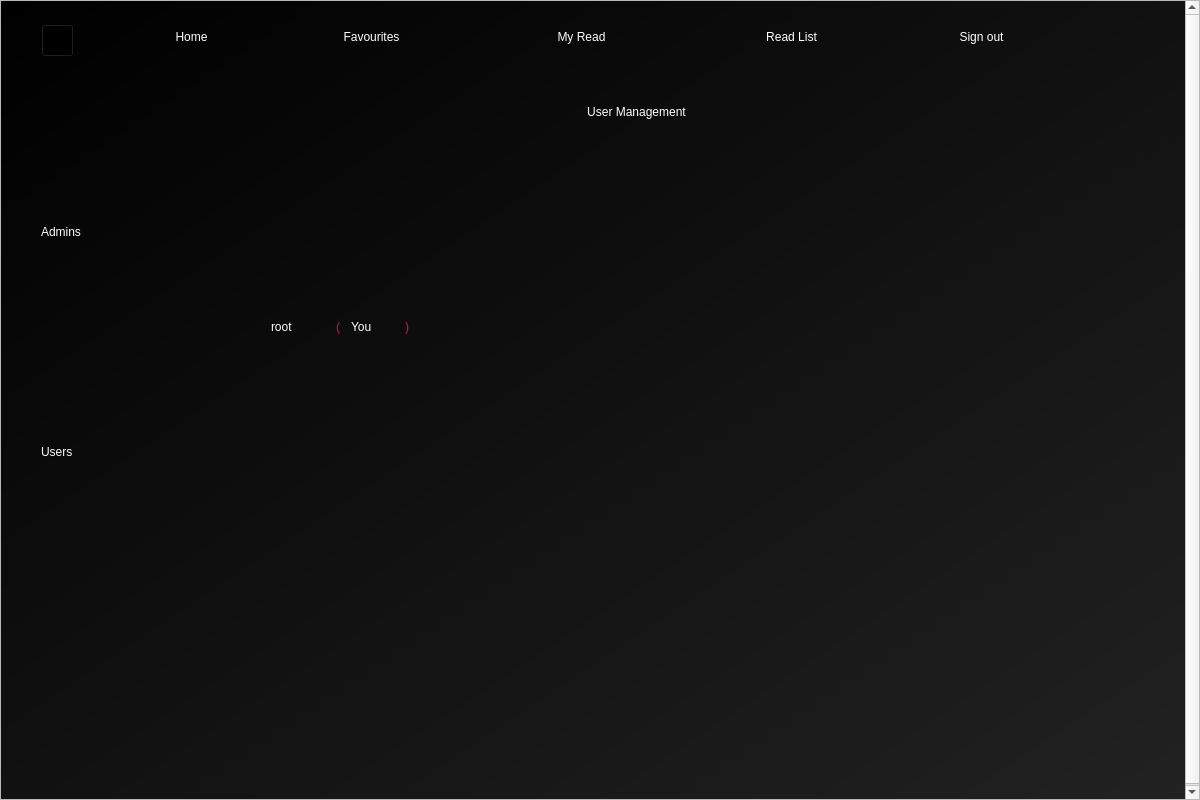
<?xml version="1.0" encoding="UTF-8"?>
<ui version="4.0">
 <class>user_management</class>
 <widget class="QDialog" name="user_management">
  <property name="geometry">
   <rect>
    <x>0</x>
    <y>0</y>
    <width>1200</width>
    <height>800</height>
   </rect>
  </property>
  <property name="windowTitle">
   <string>User Management</string>
  </property>
  <property name="windowIcon">
   <iconset>
    <normaloff>assets/wiki_icon.png</normaloff>assets/wiki_icon.png</iconset>
  </property>
  <widget class="QScrollArea" name="scrollArea">
   <property name="geometry">
    <rect>
     <x>0</x>
     <y>0</y>
     <width>1200</width>
     <height>800</height>
    </rect>
   </property>
   <property name="horizontalScrollBarPolicy">
    <enum>Qt::ScrollBarAlwaysOff</enum>
   </property>
   <property name="widgetResizable">
    <bool>false</bool>
   </property>
   <widget class="QWidget" name="scrollAreaWidgetContents">
    <property name="geometry">
     <rect>
      <x>0</x>
      <y>0</y>
      <width>1198</width>
      <height>800</height>
     </rect>
    </property>
    <widget class="QWidget" name="bgwidget" native="true">
     <property name="geometry">
      <rect>
       <x>0</x>
       <y>0</y>
       <width>1200</width>
       <height>800</height>
      </rect>
     </property>
     <property name="styleSheet">
      <string notr="true">QWidget#bgwidget{
background-color: rgb(18, 18, 18);
background-color: qlineargradient(spread:pad, x1:0, y1:0, x2:1, y2:1, stop:0 rgba(0, 0, 0, 255), stop:1 rgba(34, 34, 34, 255));}
</string>
     </property>
     <widget class="QLabel" name="window_title">
      <property name="geometry">
       <rect>
        <x>100</x>
        <y>80</y>
        <width>1071</width>
        <height>61</height>
       </rect>
      </property>
      <property name="styleSheet">
       <string notr="true">border-radius: 20px;
background-color: rgba(238, 2, 73, 0);
font: 24pt &quot;MS Shell Dlg 2&quot;;
color: rgb(255, 255, 255);</string>
      </property>
      <property name="text">
       <string>User Management</string>
      </property>
      <property name="scaledContents">
       <bool>true</bool>
      </property>
      <property name="alignment">
       <set>Qt::AlignCenter</set>
      </property>
     </widget>
     <widget class="QPushButton" name="menu_my_read">
      <property name="geometry">
       <rect>
        <x>540</x>
        <y>20</y>
        <width>81</width>
        <height>31</height>
       </rect>
      </property>
      <property name="cursor">
       <cursorShape>PointingHandCursor</cursorShape>
      </property>
      <property name="styleSheet">
       <string notr="true">border-radius: 20px;
background-color: rgba(238, 2, 73, 0);
font: 12pt &quot;MS Shell Dlg 2&quot;;
color: rgb(255, 255, 255);</string>
      </property>
      <property name="text">
       <string>My Read</string>
      </property>
     </widget>
     <widget class="QPushButton" name="menu_home">
      <property name="geometry">
       <rect>
        <x>160</x>
        <y>20</y>
        <width>61</width>
        <height>31</height>
       </rect>
      </property>
      <property name="cursor">
       <cursorShape>PointingHandCursor</cursorShape>
      </property>
      <property name="styleSheet">
       <string notr="true">border-radius: 20px;
background-color: rgba(238, 2, 73, 0);
font: 12pt &quot;MS Shell Dlg 2&quot;;
color: rgb(255, 255, 255);</string>
      </property>
      <property name="text">
       <string>Home</string>
      </property>
     </widget>
     <widget class="QPushButton" name="menu_sign_out">
      <property name="geometry">
       <rect>
        <x>940</x>
        <y>20</y>
        <width>81</width>
        <height>31</height>
       </rect>
      </property>
      <property name="cursor">
       <cursorShape>PointingHandCursor</cursorShape>
      </property>
      <property name="styleSheet">
       <string notr="true">border-radius: 20px;
background-color: rgba(238, 2, 73, 0);
font: 12pt &quot;MS Shell Dlg 2&quot;;
color: rgb(255, 255, 255);</string>
      </property>
      <property name="text">
       <string>Sign out</string>
      </property>
     </widget>
     <widget class="QPushButton" name="menu_read_list">
      <property name="geometry">
       <rect>
        <x>740</x>
        <y>20</y>
        <width>101</width>
        <height>31</height>
       </rect>
      </property>
      <property name="cursor">
       <cursorShape>PointingHandCursor</cursorShape>
      </property>
      <property name="styleSheet">
       <string notr="true">border-radius: 20px;
background-color: rgba(238, 2, 73, 0);
font: 12pt &quot;MS Shell Dlg 2&quot;;
color: rgb(255, 255, 255);</string>
      </property>
      <property name="text">
       <string>Read List</string>
      </property>
     </widget>
     <widget class="QPushButton" name="menu_fav">
      <property name="geometry">
       <rect>
        <x>320</x>
        <y>20</y>
        <width>101</width>
        <height>31</height>
       </rect>
      </property>
      <property name="cursor">
       <cursorShape>PointingHandCursor</cursorShape>
      </property>
      <property name="styleSheet">
       <string notr="true">border-radius: 20px;
background-color: rgba(238, 2, 73, 0);
font: 12pt &quot;MS Shell Dlg 2&quot;;
color: rgb(255, 255, 255);</string>
      </property>
      <property name="text">
       <string>Favourites</string>
      </property>
     </widget>
     <widget class="QLabel" name="admins_title_label">
      <property name="geometry">
       <rect>
        <x>40</x>
        <y>210</y>
        <width>121</width>
        <height>41</height>
       </rect>
      </property>
      <property name="styleSheet">
       <string notr="true">border-radius: 14px;
background-color: rgba(238, 2, 73, 0);
font: 21pt &quot;MS Shell Dlg 2&quot;;
color: rgb(255, 255, 255);</string>
      </property>
      <property name="text">
       <string>Admins</string>
      </property>
      <property name="scaledContents">
       <bool>true</bool>
      </property>
      <property name="alignment">
       <set>Qt::AlignLeading|Qt::AlignLeft|Qt::AlignVCenter</set>
      </property>
     </widget>
     <widget class="QLabel" name="admin_user_root">
      <property name="geometry">
       <rect>
        <x>270</x>
        <y>300</y>
        <width>61</width>
        <height>51</height>
       </rect>
      </property>
      <property name="styleSheet">
       <string notr="true">border-radius: 18px;
background-color: rgba(238, 2, 73, 0);
font: 18pt &quot;MS Shell Dlg 2&quot;;
color: rgb(255, 255, 255);</string>
      </property>
      <property name="text">
       <string>root</string>
      </property>
      <property name="scaledContents">
       <bool>true</bool>
      </property>
      <property name="alignment">
       <set>Qt::AlignLeading|Qt::AlignLeft|Qt::AlignVCenter</set>
      </property>
     </widget>
     <widget class="QLabel" name="users_title_label">
      <property name="geometry">
       <rect>
        <x>40</x>
        <y>430</y>
        <width>91</width>
        <height>41</height>
       </rect>
      </property>
      <property name="styleSheet">
       <string notr="true">border-radius: 14px;
background-color: rgba(238, 2, 73, 0);
font: 21pt &quot;MS Shell Dlg 2&quot;;
color: rgb(255, 255, 255);</string>
      </property>
      <property name="text">
       <string>Users</string>
      </property>
      <property name="scaledContents">
       <bool>true</bool>
      </property>
      <property name="alignment">
       <set>Qt::AlignLeading|Qt::AlignLeft|Qt::AlignVCenter</set>
      </property>
     </widget>
     <widget class="QLabel" name="label">
      <property name="geometry">
       <rect>
        <x>408</x>
        <y>84</y>
        <width>50</width>
        <height>55</height>
       </rect>
      </property>
      <property name="text">
       <string/>
      </property>
      <property name="pixmap">
       <pixmap>../images/admin_shield.png</pixmap>
      </property>
      <property name="scaledContents">
       <bool>true</bool>
      </property>
     </widget>
     <widget class="QLabel" name="admin_user_root_2">
      <property name="geometry">
       <rect>
        <x>335</x>
        <y>300</y>
        <width>21</width>
        <height>51</height>
       </rect>
      </property>
      <property name="styleSheet">
       <string notr="true">border-radius: 18px;
background-color: rgba(238, 2, 73, 0);
font: 18pt &quot;MS Shell Dlg 2&quot;;
color: rgb(238, 2, 73);</string>
      </property>
      <property name="text">
       <string>(</string>
      </property>
      <property name="scaledContents">
       <bool>true</bool>
      </property>
      <property name="alignment">
       <set>Qt::AlignLeading|Qt::AlignLeft|Qt::AlignVCenter</set>
      </property>
     </widget>
     <widget class="QLabel" name="admin_user_root_3">
      <property name="geometry">
       <rect>
        <x>350</x>
        <y>300</y>
        <width>51</width>
        <height>51</height>
       </rect>
      </property>
      <property name="styleSheet">
       <string notr="true">border-radius: 18px;
background-color: rgba(238, 2, 73, 0);
font: 18pt &quot;MS Shell Dlg 2&quot;;
color: rgb(255, 255, 255);</string>
      </property>
      <property name="text">
       <string>You</string>
      </property>
      <property name="scaledContents">
       <bool>true</bool>
      </property>
      <property name="alignment">
       <set>Qt::AlignLeading|Qt::AlignLeft|Qt::AlignVCenter</set>
      </property>
     </widget>
     <widget class="QLabel" name="admin_user_root_4">
      <property name="geometry">
       <rect>
        <x>404</x>
        <y>300</y>
        <width>21</width>
        <height>51</height>
       </rect>
      </property>
      <property name="styleSheet">
       <string notr="true">border-radius: 18px;
background-color: rgba(238, 2, 73, 0);
font: 18pt &quot;MS Shell Dlg 2&quot;;
color: rgb(238, 2, 73);</string>
      </property>
      <property name="text">
       <string>)</string>
      </property>
      <property name="scaledContents">
       <bool>true</bool>
      </property>
      <property name="alignment">
       <set>Qt::AlignLeading|Qt::AlignLeft|Qt::AlignVCenter</set>
      </property>
     </widget>
     <widget class="QLabel" name="back_icon_label">
      <property name="geometry">
       <rect>
        <x>41</x>
        <y>23</y>
        <width>30</width>
        <height>30</height>
       </rect>
      </property>
      <property name="text">
       <string/>
      </property>
      <property name="pixmap">
       <pixmap>../images/back_icon.png</pixmap>
      </property>
      <property name="scaledContents">
       <bool>true</bool>
      </property>
     </widget>
     <widget class="QPushButton" name="back_icon_button">
      <property name="geometry">
       <rect>
        <x>40</x>
        <y>23</y>
        <width>33</width>
        <height>33</height>
       </rect>
      </property>
      <property name="styleSheet">
       <string notr="true">background-color: rgba(0,0,0,0);</string>
      </property>
      <property name="text">
       <string/>
      </property>
     </widget>
    </widget>
   </widget>
  </widget>
 </widget>
 <resources/>
 <connections/>
</ui>
